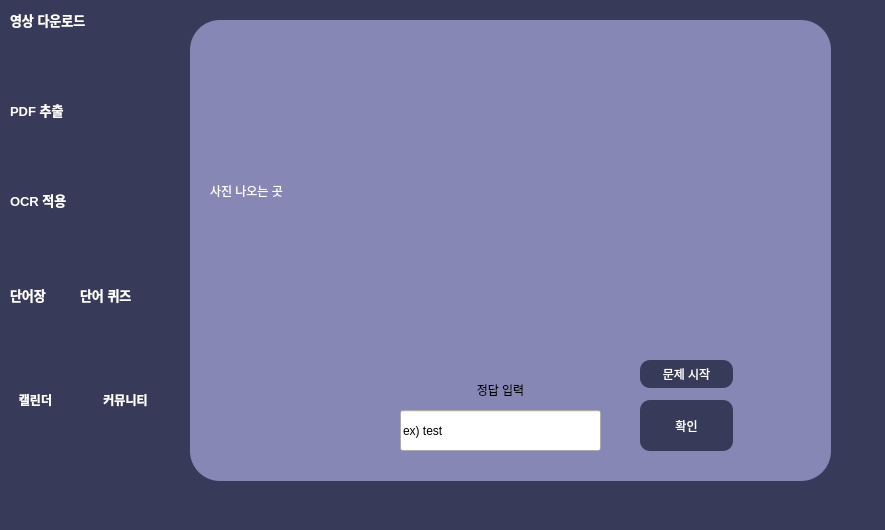
<?xml version="1.0" encoding="UTF-8"?>
<ui version="4.0">
 <class>MainWindow</class>
 <widget class="QMainWindow" name="MainWindow">
  <property name="geometry">
   <rect>
    <x>0</x>
    <y>0</y>
    <width>885</width>
    <height>530</height>
   </rect>
  </property>
  <property name="minimumSize">
   <size>
    <width>885</width>
    <height>530</height>
   </size>
  </property>
  <property name="maximumSize">
   <size>
    <width>885</width>
    <height>530</height>
   </size>
  </property>
  <property name="windowTitle">
   <string>MainWindow</string>
  </property>
  <property name="styleSheet">
   <string notr="true">QMainWindow{
	background-color: rgb(56, 58, 89);	
}</string>
  </property>
  <widget class="QWidget" name="centralwidget">
   <property name="minimumSize">
    <size>
     <width>885</width>
     <height>0</height>
    </size>
   </property>
   <property name="maximumSize">
    <size>
     <width>885</width>
     <height>575</height>
    </size>
   </property>
   <widget class="QLabel" name="label_2">
    <property name="geometry">
     <rect>
      <x>10</x>
      <y>10</y>
      <width>121</width>
      <height>21</height>
     </rect>
    </property>
    <property name="styleSheet">
     <string notr="true">font: 75 9pt &quot;CookieRun Bold&quot;;
color:white;</string>
    </property>
    <property name="text">
     <string>&lt;html&gt;&lt;head/&gt;&lt;body&gt;&lt;p&gt;&lt;span style=&quot; font-size:10pt; font-weight:600;&quot;&gt;영상 다운로드&lt;/span&gt;&lt;/p&gt;&lt;/body&gt;&lt;/html&gt;</string>
    </property>
   </widget>
   <widget class="QLabel" name="label_3">
    <property name="geometry">
     <rect>
      <x>10</x>
      <y>100</y>
      <width>91</width>
      <height>21</height>
     </rect>
    </property>
    <property name="styleSheet">
     <string notr="true">font: 75 9pt &quot;CookieRun Bold&quot;;
color:white;</string>
    </property>
    <property name="text">
     <string>&lt;html&gt;&lt;head/&gt;&lt;body&gt;&lt;p&gt;&lt;span style=&quot; font-size:10pt; font-weight:600;&quot;&gt;PDF 추출&lt;/span&gt;&lt;/p&gt;&lt;/body&gt;&lt;/html&gt;</string>
    </property>
   </widget>
   <widget class="QLabel" name="label_4">
    <property name="geometry">
     <rect>
      <x>10</x>
      <y>190</y>
      <width>91</width>
      <height>21</height>
     </rect>
    </property>
    <property name="styleSheet">
     <string notr="true">font: 75 9pt &quot;CookieRun Bold&quot;;
color:white;</string>
    </property>
    <property name="text">
     <string>&lt;html&gt;&lt;head/&gt;&lt;body&gt;&lt;p&gt;&lt;span style=&quot; font-size:10pt; font-weight:600;&quot;&gt;OCR 적용&lt;/span&gt;&lt;/p&gt;&lt;/body&gt;&lt;/html&gt;</string>
    </property>
   </widget>
   <widget class="QLabel" name="label_5">
    <property name="geometry">
     <rect>
      <x>10</x>
      <y>285</y>
      <width>61</width>
      <height>21</height>
     </rect>
    </property>
    <property name="styleSheet">
     <string notr="true">font: 75 9pt &quot;CookieRun Bold&quot;;
color:white;</string>
    </property>
    <property name="text">
     <string>&lt;html&gt;&lt;head/&gt;&lt;body&gt;&lt;p&gt;&lt;span style=&quot; font-size:10pt; font-weight:600;&quot;&gt;단어장&lt;/span&gt;&lt;/p&gt;&lt;/body&gt;&lt;/html&gt;</string>
    </property>
   </widget>
   <widget class="QPushButton" name="anyang">
    <property name="geometry">
     <rect>
      <x>10</x>
      <y>40</y>
      <width>61</width>
      <height>51</height>
     </rect>
    </property>
    <property name="styleSheet">
     <string notr="true">QPushButton {	
	border-image: url(&quot;./ui/image/anyang.png&quot;);
	background-position: center;
    background-repeat: no-repeat;
	border: none;
	background-color: rgb(56, 58, 89);
	text-align: left;
	border-radius: 10px;
}
QPushButton:hover {
	background-color: rgb(33, 37, 43);
}
QPushButton:pressed {	
	background-color: rgb(85, 170, 255);
}</string>
    </property>
    <property name="text">
     <string/>
    </property>
   </widget>
   <widget class="QPushButton" name="youtube">
    <property name="geometry">
     <rect>
      <x>90</x>
      <y>40</y>
      <width>61</width>
      <height>51</height>
     </rect>
    </property>
    <property name="styleSheet">
     <string notr="true">QPushButton {	
	border-image: url(&quot;./ui/image/youtube.png&quot;);
	background-position: center;
    background-repeat: no-repeat;
	border: none;
	background-color: rgb(56, 58, 89);
	text-align: center;
	border-radius: 10px;
}
QPushButton:hover {
	background-color: rgb(33, 37, 43);
}
QPushButton:pressed {	
	background-color: rgb(85, 170, 255);
}</string>
    </property>
    <property name="text">
     <string/>
    </property>
   </widget>
   <widget class="QPushButton" name="pdf">
    <property name="geometry">
     <rect>
      <x>10</x>
      <y>130</y>
      <width>61</width>
      <height>51</height>
     </rect>
    </property>
    <property name="styleSheet">
     <string notr="true">QPushButton {	
	border-image: url(&quot;./ui/image/pdf.png&quot;);
	background-position: center;
    background-repeat: no-repeat;
	border: none;
	background-color: rgb(56, 58, 89);
	text-align: center;
	border-radius: 10px;
}
QPushButton:hover {
	background-color: rgb(33, 37, 43);
}
QPushButton:pressed {	
	background-color: rgb(85, 170, 255);
}</string>
    </property>
    <property name="text">
     <string/>
    </property>
   </widget>
   <widget class="QPushButton" name="ocr">
    <property name="geometry">
     <rect>
      <x>10</x>
      <y>220</y>
      <width>61</width>
      <height>51</height>
     </rect>
    </property>
    <property name="styleSheet">
     <string notr="true">QPushButton{
border-image:url(&quot;./ui/image/ocr.png&quot;);
	background-position: center;
    background-repeat: no-repeat;
	border: none;
	background-color: rgb(56, 58, 89);
	text-align: center;
	border-radius: 10px;
}
QPushButton:hover {
	background-color: rgb(33, 37, 43);
}
QPushButton:pressed {	
	background-color: rgb(85, 170, 255);
}</string>
    </property>
    <property name="text">
     <string/>
    </property>
   </widget>
   <widget class="QPushButton" name="flashcard">
    <property name="geometry">
     <rect>
      <x>10</x>
      <y>310</y>
      <width>61</width>
      <height>51</height>
     </rect>
    </property>
    <property name="styleSheet">
     <string notr="true">QPushButton{
border-image:url(&quot;./ui/image/flash-cards.png&quot;);
	background-position: center;
    background-repeat: no-repeat;
	border: none;
	background-color: rgb(56, 58, 89);
	text-align: center;
	border-radius: 10px;
}
QPushButton:hover {
	background-color: rgb(33, 37, 43);
}
QPushButton:pressed {	
	background-color: rgb(85, 170, 255);
}</string>
    </property>
    <property name="text">
     <string/>
    </property>
   </widget>
   <widget class="QPushButton" name="calendar">
    <property name="geometry">
     <rect>
      <x>10</x>
      <y>420</y>
      <width>61</width>
      <height>51</height>
     </rect>
    </property>
    <property name="styleSheet">
     <string notr="true">
QPushButton{
border-image:url(&quot;./ui/image/calendar.png&quot;);
	background-position: center;
    background-repeat: no-repeat;
	border: none;
	background-color: rgb(56, 58, 89);
	text-align: center;
	border-radius: 10px;
}
QPushButton:hover {
	background-color: rgb(33, 37, 43);
}
QPushButton:pressed {	
	background-color: rgb(85, 170, 255);
}</string>
    </property>
    <property name="text">
     <string/>
    </property>
   </widget>
   <widget class="QPushButton" name="bbs">
    <property name="geometry">
     <rect>
      <x>90</x>
      <y>420</y>
      <width>61</width>
      <height>51</height>
     </rect>
    </property>
    <property name="styleSheet">
     <string notr="true">

QPushButton{
border-image:url(&quot;./ui/image/chat.png&quot;);
	background-position: center;
    background-repeat: no-repeat;
	border: none;
	background-color: rgb(56, 58, 89);
	text-align: center;
	border-radius: 10px;
}
QPushButton:hover {
	background-color: rgb(33, 37, 43);
}
QPushButton:pressed {	
	background-color: rgb(85, 170, 255);
}</string>
    </property>
    <property name="text">
     <string/>
    </property>
   </widget>
   <widget class="QPushButton" name="quiz">
    <property name="geometry">
     <rect>
      <x>90</x>
      <y>310</y>
      <width>61</width>
      <height>51</height>
     </rect>
    </property>
    <property name="styleSheet">
     <string notr="true">

QPushButton{
border-image:url(&quot;./ui/image/speech-bubble.png&quot;);
	background-position: center;
    background-repeat: no-repeat;
	border: none;
	background-color: rgb(56, 58, 89);
	text-align: center;
	border-radius: 10px;
}
QPushButton:hover {
	background-color: rgb(33, 37, 43);
}
QPushButton:pressed {	
	background-color: rgb(85, 170, 255);
}</string>
    </property>
    <property name="text">
     <string/>
    </property>
   </widget>
   <widget class="QLabel" name="label_6">
    <property name="geometry">
     <rect>
      <x>10</x>
      <y>390</y>
      <width>51</width>
      <height>21</height>
     </rect>
    </property>
    <property name="styleSheet">
     <string notr="true">font: 75 9pt &quot;CookieRun Bold&quot;;
color:white;</string>
    </property>
    <property name="text">
     <string>&lt;html&gt;&lt;head/&gt;&lt;body&gt;&lt;p align=&quot;center&quot;&gt;&lt;span style=&quot; font-weight:600;&quot;&gt;캘린더&lt;/span&gt;&lt;/p&gt;&lt;/body&gt;&lt;/html&gt;</string>
    </property>
   </widget>
   <widget class="QStackedWidget" name="stackedWidget">
    <property name="geometry">
     <rect>
      <x>190</x>
      <y>20</y>
      <width>641</width>
      <height>461</height>
     </rect>
    </property>
    <property name="styleSheet">
     <string notr="true">QStackedWidget{
	background-color: rgb(135, 135, 181);
	border-radius:30px;

}</string>
    </property>
    <property name="frameShape">
     <enum>QFrame::Panel</enum>
    </property>
    <property name="frameShadow">
     <enum>QFrame::Plain</enum>
    </property>
    <property name="currentIndex">
     <number>4</number>
    </property>
    <widget class="QWidget" name="aw">
     <property name="styleSheet">
      <string notr="true"/>
     </property>
     <widget class="QPushButton" name="Home">
      <property name="geometry">
       <rect>
        <x>100</x>
        <y>310</y>
        <width>93</width>
        <height>28</height>
       </rect>
      </property>
      <property name="styleSheet">
       <string notr="true">QPushButton {	
	background-position: center;
    background-repeat: no-repeat;
	border: none;
	background-color: rgb(56, 58, 89);
	text-align: center;
	border-radius: 10px;
	font: 75 9pt &quot;CookieRun Bold&quot;;
	color:white;
}
QPushButton:hover {
	background-color: rgb(33, 37, 43);
}
QPushButton:pressed {	
	background-color: rgb(85, 170, 255);
}</string>
      </property>
      <property name="text">
       <string>홈페이지</string>
      </property>
     </widget>
     <widget class="QPushButton" name="OK">
      <property name="geometry">
       <rect>
        <x>470</x>
        <y>310</y>
        <width>93</width>
        <height>28</height>
       </rect>
      </property>
      <property name="styleSheet">
       <string notr="true">QPushButton {	
	background-position: center;
    background-repeat: no-repeat;
	border: none;
	background-color: rgb(56, 58, 89);
	text-align: center;
	border-radius: 10px;
	font: 75 9pt &quot;CookieRun Bold&quot;;
	color:white;
}
QPushButton:hover {
	background-color: rgb(33, 37, 43);
}
QPushButton:pressed {	
	background-color: rgb(85, 170, 255);
}</string>
      </property>
      <property name="text">
       <string>다운로드</string>
      </property>
     </widget>
     <widget class="QLabel" name="label">
      <property name="geometry">
       <rect>
        <x>160</x>
        <y>130</y>
        <width>341</width>
        <height>61</height>
       </rect>
      </property>
      <property name="styleSheet">
       <string notr="true">	font: 75 9pt &quot;CookieRun Bold&quot;;
	color:white;</string>
      </property>
      <property name="text">
       <string>&lt;html&gt;&lt;head/&gt;&lt;body&gt;&lt;p align=&quot;center&quot;&gt;&lt;span style=&quot; font-size:10pt; font-weight:600;&quot;&gt;꼭 실행 시 켜진 홈페이지에서 로그인 후 &lt;/span&gt;&lt;/p&gt;&lt;p align=&quot;center&quot;&gt;&lt;span style=&quot; font-size:10pt; font-weight:600;&quot;&gt;영상을 실행해주시고 버튼을 눌러주세요.&lt;/span&gt;&lt;/p&gt;&lt;/body&gt;&lt;/html&gt;</string>
      </property>
     </widget>
    </widget>
    <widget class="QWidget" name="yw">
     <property name="styleSheet">
      <string notr="true"/>
     </property>
     <widget class="QLineEdit" name="URL_textBox">
      <property name="geometry">
       <rect>
        <x>190</x>
        <y>190</y>
        <width>301</width>
        <height>41</height>
       </rect>
      </property>
      <property name="styleSheet">
       <string notr="true">font: 75 9pt &quot;CookieRun Bold&quot;;</string>
      </property>
      <property name="text">
       <string/>
      </property>
     </widget>
     <widget class="QLabel" name="label_7">
      <property name="geometry">
       <rect>
        <x>240</x>
        <y>100</y>
        <width>201</width>
        <height>61</height>
       </rect>
      </property>
      <property name="styleSheet">
       <string notr="true">font: 75 9pt &quot;CookieRun Bold&quot;;
color:white;</string>
      </property>
      <property name="text">
       <string>&lt;html&gt;&lt;head/&gt;&lt;body&gt;&lt;p align=&quot;center&quot;&gt;&lt;span style=&quot; font-size:11pt; font-weight:600;&quot;&gt;youtube 주소 입력&lt;/span&gt;&lt;/p&gt;&lt;/body&gt;&lt;/html&gt;</string>
      </property>
     </widget>
     <widget class="QPushButton" name="OK_2">
      <property name="geometry">
       <rect>
        <x>290</x>
        <y>290</y>
        <width>93</width>
        <height>28</height>
       </rect>
      </property>
      <property name="styleSheet">
       <string notr="true">QPushButton {	
	background-position: center;
    background-repeat: no-repeat;
	border: none;
	background-color: rgb(56, 58, 89);
	text-align: center;
	border-radius: 10px;
	font: 75 9pt &quot;CookieRun Bold&quot;;
	color:white;

}
QPushButton:hover {
	background-color: rgb(33, 37, 43);
}
QPushButton:pressed {	
	background-color: rgb(85, 170, 255);
}</string>
      </property>
      <property name="text">
       <string>확인</string>
      </property>
     </widget>
    </widget>
    <widget class="QWidget" name="pw">
     <property name="styleSheet">
      <string notr="true"/>
     </property>
     <widget class="QPushButton" name="OK_3">
      <property name="geometry">
       <rect>
        <x>290</x>
        <y>290</y>
        <width>93</width>
        <height>28</height>
       </rect>
      </property>
      <property name="styleSheet">
       <string notr="true">QPushButton {	
	background-position: center;
    background-repeat: no-repeat;
	border: none;
	background-color: rgb(56, 58, 89);
	text-align: center;
	border-radius: 10px;
	font: 75 9pt &quot;CookieRun Bold&quot;;
	color:white;
}
QPushButton:hover {
	background-color: rgb(33, 37, 43);
}
QPushButton:pressed {	
	background-color: rgb(85, 170, 255);
}</string>
      </property>
      <property name="text">
       <string>확인</string>
      </property>
     </widget>
     <widget class="QLineEdit" name="Video_textBox">
      <property name="geometry">
       <rect>
        <x>140</x>
        <y>190</y>
        <width>371</width>
        <height>41</height>
       </rect>
      </property>
      <property name="styleSheet">
       <string notr="true">font: 75 9pt &quot;CookieRun Bold&quot;;
</string>
      </property>
      <property name="text">
       <string>ex) 캡스톤디자인.mp4</string>
      </property>
     </widget>
     <widget class="QLabel" name="label_8">
      <property name="geometry">
       <rect>
        <x>210</x>
        <y>90</y>
        <width>251</width>
        <height>61</height>
       </rect>
      </property>
      <property name="styleSheet">
       <string notr="true">font: 75 9pt &quot;CookieRun Bold&quot;;
color:white;</string>
      </property>
      <property name="text">
       <string>&lt;html&gt;&lt;head/&gt;&lt;body&gt;&lt;p align=&quot;center&quot;&gt;&lt;span style=&quot; font-size:10pt; font-weight:600;&quot;&gt;다운로드 받을 영상이름 입력&lt;/span&gt;&lt;/p&gt;&lt;/body&gt;&lt;/html&gt;</string>
      </property>
     </widget>
    </widget>
    <widget class="QWidget" name="fw">
     <property name="styleSheet">
      <string notr="true"/>
     </property>
     <widget class="QLineEdit" name="DEF_textBox">
      <property name="geometry">
       <rect>
        <x>240</x>
        <y>230</y>
        <width>191</width>
        <height>41</height>
       </rect>
      </property>
      <property name="styleSheet">
       <string notr="true">	font: 75 9pt &quot;CookieRun Bold&quot;;
</string>
      </property>
      <property name="text">
       <string>ex)물</string>
      </property>
     </widget>
     <widget class="QLabel" name="label_1">
      <property name="geometry">
       <rect>
        <x>230</x>
        <y>70</y>
        <width>201</width>
        <height>61</height>
       </rect>
      </property>
      <property name="styleSheet">
       <string notr="true">	font: 75 9pt &quot;CookieRun Bold&quot;;
	color:white;</string>
      </property>
      <property name="text">
       <string>&lt;html&gt;&lt;head/&gt;&lt;body&gt;&lt;p align=&quot;center&quot;&gt;단어 입력&lt;/p&gt;&lt;/body&gt;&lt;/html&gt;</string>
      </property>
     </widget>
     <widget class="QLabel" name="label_9">
      <property name="geometry">
       <rect>
        <x>240</x>
        <y>170</y>
        <width>201</width>
        <height>61</height>
       </rect>
      </property>
      <property name="styleSheet">
       <string notr="true">	font: 75 9pt &quot;CookieRun Bold&quot;;
	color:white;</string>
      </property>
      <property name="text">
       <string>&lt;html&gt;&lt;head/&gt;&lt;body&gt;&lt;p align=&quot;center&quot;&gt;단어 정의 입력&lt;/p&gt;&lt;/body&gt;&lt;/html&gt;</string>
      </property>
     </widget>
     <widget class="QLineEdit" name="WORD_textBox">
      <property name="geometry">
       <rect>
        <x>240</x>
        <y>130</y>
        <width>191</width>
        <height>41</height>
       </rect>
      </property>
      <property name="styleSheet">
       <string notr="true">	font: 75 9pt &quot;CookieRun Bold&quot;;</string>
      </property>
      <property name="text">
       <string>ex)water</string>
      </property>
     </widget>
     <widget class="QPushButton" name="OK_4">
      <property name="geometry">
       <rect>
        <x>400</x>
        <y>320</y>
        <width>93</width>
        <height>28</height>
       </rect>
      </property>
      <property name="styleSheet">
       <string notr="true">QPushButton {	
	background-position: center;
    background-repeat: no-repeat;
	border: none;
	background-color: rgb(56, 58, 89);
	text-align: center;
	border-radius: 10px;
	font: 75 9pt &quot;CookieRun Bold&quot;;
	color:white;
}
QPushButton:hover {
	background-color: rgb(33, 37, 43);
}
QPushButton:pressed {	
	background-color: rgb(85, 170, 255);
}</string>
      </property>
      <property name="text">
       <string>완료</string>
      </property>
     </widget>
     <widget class="QPushButton" name="Create">
      <property name="geometry">
       <rect>
        <x>190</x>
        <y>320</y>
        <width>93</width>
        <height>28</height>
       </rect>
      </property>
      <property name="styleSheet">
       <string notr="true">QPushButton {	
	background-position: center;
    background-repeat: no-repeat;
	border: none;
	background-color: rgb(56, 58, 89);
	text-align: center;
	border-radius: 10px;
	font: 75 9pt &quot;CookieRun Bold&quot;;
	color:white;
}
QPushButton:hover {
	background-color: rgb(33, 37, 43);
}
QPushButton:pressed {	
	background-color: rgb(85, 170, 255);
}</string>
      </property>
      <property name="text">
       <string>생성</string>
      </property>
     </widget>
    </widget>
    <widget class="QWidget" name="fqw">
     <property name="styleSheet">
      <string notr="true"/>
     </property>
     <widget class="QLineEdit" name="Answer_textBox">
      <property name="geometry">
       <rect>
        <x>210</x>
        <y>390</y>
        <width>201</width>
        <height>41</height>
       </rect>
      </property>
      <property name="styleSheet">
       <string notr="true">QLineEdit{

	font: 75 9pt &quot;CookieRun Bold&quot;;

}</string>
      </property>
      <property name="text">
       <string>ex) test</string>
      </property>
     </widget>
     <widget class="QLabel" name="label_10">
      <property name="geometry">
       <rect>
        <x>210</x>
        <y>360</y>
        <width>201</width>
        <height>21</height>
       </rect>
      </property>
      <property name="styleSheet">
       <string notr="true">	font: 75 9pt &quot;CookieRun Bold&quot;;
</string>
      </property>
      <property name="text">
       <string>&lt;html&gt;&lt;head/&gt;&lt;body&gt;&lt;p align=&quot;center&quot;&gt;정답 입력&lt;/p&gt;&lt;/body&gt;&lt;/html&gt;</string>
      </property>
     </widget>
     <widget class="QLabel" name="Picture">
      <property name="geometry">
       <rect>
        <x>20</x>
        <y>10</y>
        <width>591</width>
        <height>321</height>
       </rect>
      </property>
      <property name="styleSheet">
       <string notr="true">QLabel{
	border-radius: 40px;
	font: 75 9pt &quot;CookieRun Bold&quot;;
	color:white;

}</string>
      </property>
      <property name="text">
       <string>사진 나오는 곳</string>
      </property>
     </widget>
     <widget class="QPushButton" name="OK_5">
      <property name="geometry">
       <rect>
        <x>450</x>
        <y>380</y>
        <width>93</width>
        <height>51</height>
       </rect>
      </property>
      <property name="styleSheet">
       <string notr="true">QPushButton {	
	background-position: center;
    background-repeat: no-repeat;
	border: none;
	background-color: rgb(56, 58, 89);
	text-align: center;
	border-radius: 10px;	
	font: 75 9pt &quot;CookieRun Bold&quot;;
	color:white;
}
QPushButton:hover {
	background-color: rgb(33, 37, 43);
}
QPushButton:pressed {	
	background-color: rgb(85, 170, 255);
}</string>
      </property>
      <property name="text">
       <string>확인</string>
      </property>
     </widget>
     <widget class="QPushButton" name="Start">
      <property name="geometry">
       <rect>
        <x>450</x>
        <y>340</y>
        <width>93</width>
        <height>28</height>
       </rect>
      </property>
      <property name="styleSheet">
       <string notr="true">QPushButton {	
	background-position: center;
    background-repeat: no-repeat;
	border: none;
	background-color: rgb(56, 58, 89);
	text-align: center;
	border-radius: 10px;
	font: 75 9pt &quot;CookieRun Bold&quot;;
	color:white;
}
QPushButton:hover {
	background-color: rgb(33, 37, 43);
}
QPushButton:pressed {	
	background-color: rgb(85, 170, 255);
}</string>
      </property>
      <property name="text">
       <string>문제 시작</string>
      </property>
     </widget>
    </widget>
   </widget>
   <widget class="QLabel" name="label_11">
    <property name="geometry">
     <rect>
      <x>80</x>
      <y>285</y>
      <width>81</width>
      <height>21</height>
     </rect>
    </property>
    <property name="styleSheet">
     <string notr="true">font: 75 9pt &quot;CookieRun Bold&quot;;
color:white;</string>
    </property>
    <property name="text">
     <string>&lt;html&gt;&lt;head/&gt;&lt;body&gt;&lt;p&gt;&lt;span style=&quot; font-size:10pt; font-weight:600;&quot;&gt;단어 퀴즈&lt;/span&gt;&lt;/p&gt;&lt;/body&gt;&lt;/html&gt;</string>
    </property>
   </widget>
   <widget class="QLabel" name="label_12">
    <property name="geometry">
     <rect>
      <x>90</x>
      <y>390</y>
      <width>71</width>
      <height>21</height>
     </rect>
    </property>
    <property name="styleSheet">
     <string notr="true">font: 75 9pt &quot;CookieRun Bold&quot;;
color:white;</string>
    </property>
    <property name="text">
     <string>&lt;html&gt;&lt;head/&gt;&lt;body&gt;&lt;p align=&quot;center&quot;&gt;&lt;span style=&quot; font-weight:600;&quot;&gt;커뮤니티&lt;/span&gt;&lt;/p&gt;&lt;/body&gt;&lt;/html&gt;</string>
    </property>
   </widget>
  </widget>
 </widget>
 <resources/>
 <connections/>
</ui>
